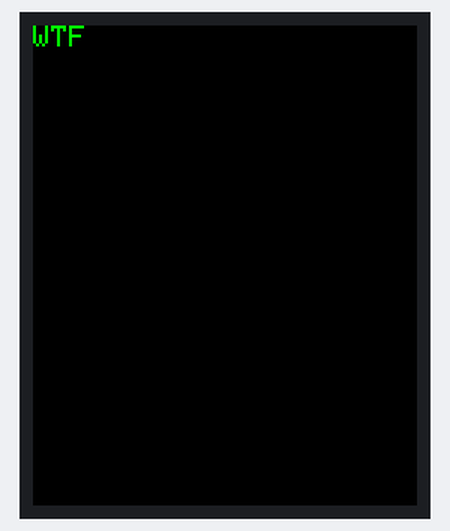
Recording of a sketch running on a simulated Arduino Uno, built with avr-gcc and run on an emulated ATmega328P. On the bench: 128×160 colour display. What the sketch prints to the serial monitor is not drawn.

Above: at 0.18 s.
At 5.07 s:
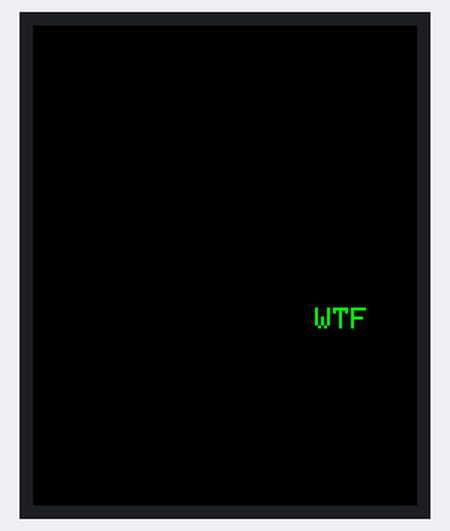
At 10.05 s:
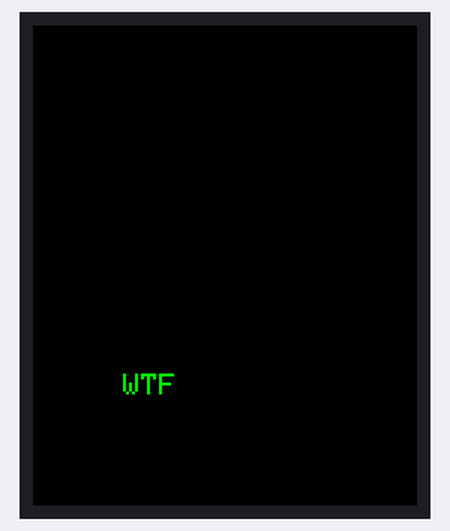
At 19.94 s:
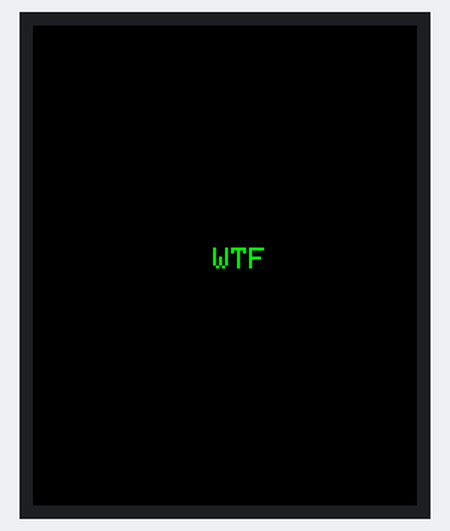
At 29.93 s:
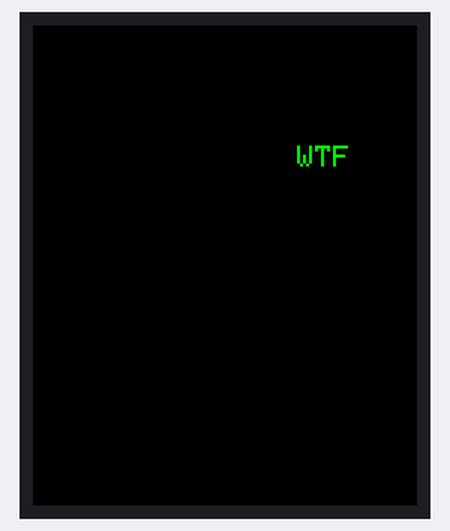
At 39.92 s:
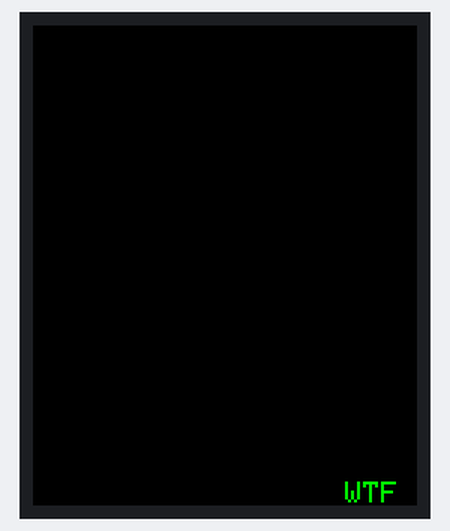

The sketch:

Screen_rave_party.ino
```cpp
//************************//
//    Modify by WIDE.HK   //
//************************//
// X  Connected to A0
// Y  Connected to A1
// Z  Connected to A2

// MicroSD CS    Connected to D4
// MicroSD MISO  Connected to D12

// TFT+MicroSD !SCL  Connected to D13
// TFT+MicroSD !SDA  Connected to D11
// TFT          DC   Connected to D9
// TFT          RES  Connected to D8
// TFT          CS   Connected to D10

//************************//
//    Modify by WIDE.HK   //
//************************//


#include <Adafruit_GFX.h>    // Core graphics library
#include <Adafruit_ST7735.h> // Hardware-specific library
#include <SPI.h>
#include <SD.h>

const int xPin = 0;     //Connected to A0
const int yPin = 1;     //Connected to A1
const int zPin = 2;     //Connected to A2

int minVal = 300;
int maxVal = 400;
//to hold the caculated values

double ix;
double iy;
double iz;

//THis is BGR Color, NOT RGB, change the R and B in swap and worked
#define  BLACK           0x0000
#define BLUE            0x001F
#define RED             0xF800
#define GREEN           0x07E0
#define CYAN            0x07FF
#define MAGENTA         0xF81F
#define YELLOW          0xFFE0
#define WHITE           0xFFFF

// TFT display and SD card will share the hardware SPI interface.
// Hardware SPI pins are specific to the Arduino board type and
// cannot be remapped to alternate pins.  For Arduino Uno,
// Duemilanove, etc., pin 11 = MOSI(SDA), pin 12 = MISO, pin 13 = SCL.
#define SD_CS    4  // Chip select line for SD card
#define TFT_CS  10  // Chip select line for TFT display
#define TFT_DC   9  // Data/command line for TFT
#define TFT_RST  8  // Reset line for TFT (or connect to +5V)

Adafruit_ST7735 tft = Adafruit_ST7735(TFT_CS, TFT_DC, TFT_RST);

int x, y;
int x_direction, y_direction;

void setup(void) {
  tft.initR(INITR_BLACKTAB);   // initialize a ST7735R chip, black
  tft.fillScreen(ST7735_BLACK);
  tft.setTextColor(GREEN);
  x = 0;
  y = 0;
  x_direction = 0;
  y_direction = 0;
  Serial.begin(9600);
}

void clear_text_line(int text_x, int text_y){
  for(int i = 0; i < 8; i++){
    tft.drawFastHLine(text_x, text_y + i, 100, BLACK);
  }
}

void loop() {
  tft.setCursor(x,y);
  tft.println("WTF");
  delay(50);
  clear_text_line(x, y);
  Serial.print("X: ");
  Serial.println(x);
  Serial.print("X_DIR:");
  Serial.println(x_direction);

  if(x_direction == 0){
    if(128 - (3*7)+2 == x){
      x_direction = 1;
    }
    x++;
  } else{
    if(1 == x){
      x_direction = 0;
    }
    x--;
  }
  if(y_direction == 0){
    if(152 == y){
      y_direction = 1;
    }
    y++;
  } else{
    if(1 == y){
      y_direction = 0;
    }
    y--;
  }
}


void show_adxl() {

}


#define BUFFPIXEL 20
```
